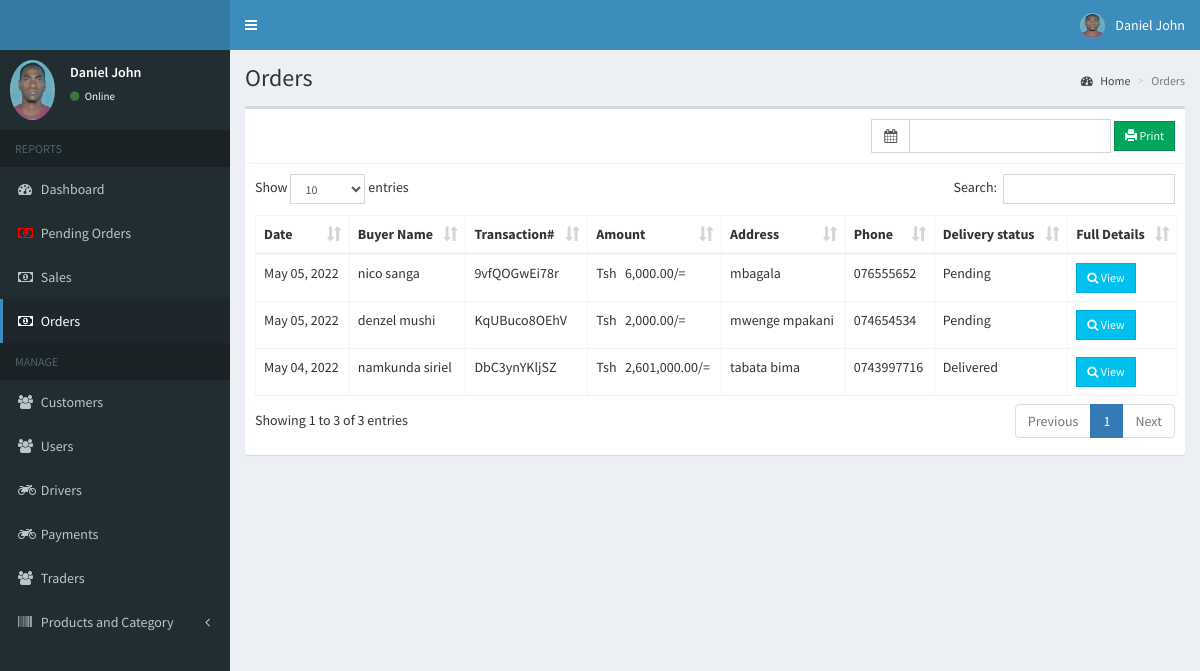
Screenshot of /admin/sales2.php (signed in) with the database file from the repository.
### tables this page shows
CREATE TABLE IF NOT EXISTS `users` (
  `id` int(11) NOT NULL AUTO_INCREMENT,
  `email` varchar(200) DEFAULT NULL,
  `password` varchar(60) DEFAULT NULL,
  `type` int(1) DEFAULT NULL,
  `firstname` varchar(50) DEFAULT NULL,
  `lastname` varchar(50) DEFAULT NULL,
  `address` text,
  `contact_info` varchar(100) DEFAULT NULL,
  `photo` varchar(200) DEFAULT NULL,
  `status` int(1) DEFAULT NULL,
  `activate_code` varchar(15) DEFAULT NULL,
  `reset_code` varchar(15) DEFAULT NULL,
  `created_on` date NOT NULL,
  PRIMARY KEY (`id`)
);

CREATE TABLE IF NOT EXISTS `sales` (
  `id` int(11) NOT NULL AUTO_INCREMENT,
  `user_id` int(11) NOT NULL,
  `pay_id` varchar(50) DEFAULT NULL,
  `delivery_status` varchar(15) DEFAULT NULL,
  `sales_date` date NOT NULL,
  PRIMARY KEY (`id`)
);

### admin/includes/session.php (called while the page is built, shortened)
<?php
	include '../includes/conn.php';
	$conn = $pdo->open();
	$stmt = $conn->prepare("SELECT * FROM users WHERE id=:id");
	$stmt->execute(['id'=>$_SESSION['admin']]);
	$admin = $stmt->fetch();
?>

### admin/sales2.php (the view, shortened to what this page needs)
<?php include 'includes/session.php'; ?>
<?php include 'includes/header.php'; ?>
<body class="hold-transition skin-blue sidebar-mini">
<div class="wrapper">
  <?php include 'includes/navbar.php'; ?>
  <?php include 'includes/menubar.php'; ?>
  <div class="content-wrapper">
    <section class="content-header">
      <h1>
        Orders
      </h1>
      <ol class="breadcrumb">
        <li><a href="#"><i class="fa fa-dashboard"></i> Home</a></li>
        <li class="active">Orders</li>
      </ol>
    </section>
    <section class="content">
      <div class="row">
        <div class="col-xs-12">
          <div class="box">
            <div class="box-header with-border">
              <div class="pull-right">
                <form method="POST" class="form-inline" action="sales_print.php">
                  <div class="input-group">
                    <div class="input-group-addon">
                      <i class="fa fa-calendar"></i>
                    </div>
                    <input type="text" class="form-control pull-right col-sm-8" id="reservation" name="date_range">
                  </div>
                  <button type="submit" class="btn btn-success btn-sm btn-flat" name="print"><span class="glyphicon glyphicon-print"></span> Print</button>
                </form>
              </div>
            </div>
            <div class="box-body">
              <table id="example1" class="table table-bordered">
                <thead>
                  <th>Date</th>
                  <th>Buyer Name</th>
                  <th>Transaction#</th>
                  <th>Amount</th>
                  <th>Address</th>
                  <th>Phone</th>
                  <th>Delivery status</th>
                  <th>Full Details</th>
                </thead>
                <tbody>
                  <?php
                    $conn = $pdo->open();
                    try{
                      $stmt = $conn->prepare("SELECT *, sales.id AS salesid FROM sales LEFT JOIN users ON users.id=sales.user_id ORDER BY salesid DESC");
                      $stmt->execute();
                      foreach($stmt as $row){
                        $stmt = $conn->prepare("SELECT * FROM details LEFT JOIN products ON products.id=details.product_id WHERE details.sales_id=:id");
                        $stmt->execute(['id'=>$row['salesid']]);
                        $total = 0;
                        foreach($stmt as $details){
                          $subtotal = $details['price']*$details['quantity'];
                          $total += $subtotal;
                        }
                        echo "
                          <tr>
                            <td class='hidden'></td>
                            <td>".date('M d, Y', strtotime($row['sales_date']))."</td>
                            <td>".$row['firstname'].' '.$row['lastname']."</td>
                            <td>".$row['pay_id']."</td>
                            <td>Tsh &nbsp; ".number_format($total, 2)."/=</td>
                            <td>".$row['address']."</td>
                            <td>".$row['contact_info']."</td>
                            <td>".$row['delivery_status']."</td>
                            <td><button type='button' class='btn btn-info btn-sm btn-flat transact' data-id='".$row['salesid']."'><i class='fa fa-search'></i> View</button></td>
                            </tr>
                        ";
                   }
                    }
                    catch(PDOException $e){
                      echo $e->getMessage();
                    }
                  ?>
                </tbody>
              </table>
            </div>
          </div>
        </div>
      </div>
    </section>
  </div>
</div>
</body>
</html>

### admin/includes/navbar.php (shortened to what this page needs)
<header class="main-header">
  <a href="#" class="logo">
  </a>
  <nav class="navbar navbar-static-top">
    <a href="#" class="sidebar-toggle" data-toggle="push-menu" role="button">
    </a>
    <div class="navbar-custom-menu">
      <ul class="nav navbar-nav">
        <li class="dropdown user user-menu">
          <a href="#" class="dropdown-toggle" data-toggle="dropdown">
            <img src="<?php echo (!empty($admin['photo'])) ? '../images/'.$admin['photo'] : '../images/profile.jpg'; ?>" class="user-image" alt="User Image">
            <span class="hidden-xs"><?php echo $admin['firstname'].' '.$admin['lastname']; ?></span>
          </a>
        </li>
      </ul>
    </div>
  </nav>
</header>

### admin/includes/menubar.php (shortened to what this page needs)
<aside class="main-sidebar">
  <section class="sidebar">
    <div class="user-panel">
      <div class="pull-left image">
        <img src="<?php echo (!empty($admin['photo'])) ? '../images/'.$admin['photo'] : '../images/profile.jpg'; ?>" class="img-circle" alt="User Image">
      </div>
      <div class="pull-left info">
        <p><?php echo $admin['firstname'].' '.$admin['lastname']; ?></p>
        <a><i class="fa fa-circle text-success"></i> Online</a>
      </div>
    </div>
    <ul class="sidebar-menu" data-widget="tree">
      <li class="header">REPORTS</li>
      <li><a href="home.php"><i class="fa fa-dashboard"></i> <span>Dashboard</span></a></li>
      <li><a href="sales3.php">
      <?php
                    $conn = $pdo->open();
                      $stmt = $conn->prepare("SELECT *, sales.id AS salesid FROM sales LEFT JOIN users ON users.id=sales.user_id ORDER BY salesid DESC");
                      $stmt->execute();
                        while($row=$stmt->fetch()):
                          $stat1='Pending';
                          $stat=$row['delivery_status'];
                          if( $stat== $stat1){
      ?>
      <i class='fa fa-money blink_text'></i>
      <?php }
      else{
        ?><i class='fa fa-money'></i>  <?php
      ;}
       break;
      ?><?php endwhile; ?>
      <span>Pending Orders</span></a></li>
      <li><a href="sales.php"><i class="fa fa-money"></i> <span>Sales</span></a></li>
      <li><a href="sales2.php"><i class="fa fa-money"></i> <span>Orders</span></a></li>
      <li class="header">MANAGE</li>
      <li><a href="users.php"><i class="fa fa-users"></i> <span>Customers</span></a></li>
      <li><a href="users1.php"><i class="fa fa-users"></i> <span>Users</span></a></li>
      <li><a href="drivers.php"><i class="fa fa-motorcycle"></i> <span>Drivers</span></a></li>
      <li><a href="payment.php"><i class="fa fa-motorcycle"></i> <span>Payments</span></a></li>
      <li><a href="trader.php"><i class="fa fa-users"></i> <span>Traders</span></a></li>
      <li class="treeview">
        <a href="#">
          <i class="fa fa-barcode"></i>
          <span>Products and Category</span>
          <span class="pull-right-container">
            <i class="fa fa-angle-left pull-right"></i>
          </span>
        </a>
      </li>
    </ul>
  </section>
</aside>

### admin/includes/menubar.php (style rules this page uses)
.blink_text { animation:1s blinker linear infinite; -webkit-animation:1s blinker linear infinite; -moz-animation:1s blinker linear infinite; color: red; }

### rows the page displays
users: photo (picture), firstname "Daniel", lastname "John"
sales: sales_date "May 05, 2022", user.firstname "nico", user.lastname "sanga", pay "9vfQOGwEi78r", total "6,000.00", user.address "mbagala", user.contact_info "076555652", delivery_status "Pending"
sales: sales_date "May 05, 2022", user.firstname "denzel", user.lastname "mushi", pay "KqUBuco8OEhV", total "2,000.00", user.address "mwenge mpakani", user.contact_info "074654534", delivery_status "Pending"
sales: sales_date "May 04, 2022", user.firstname "namkunda", user.lastname "siriel", pay "DbC3ynYKljSZ", total "2,601,000.00", user.address "tabata bima", user.contact_info "0743997716", delivery_status "Delivered"
